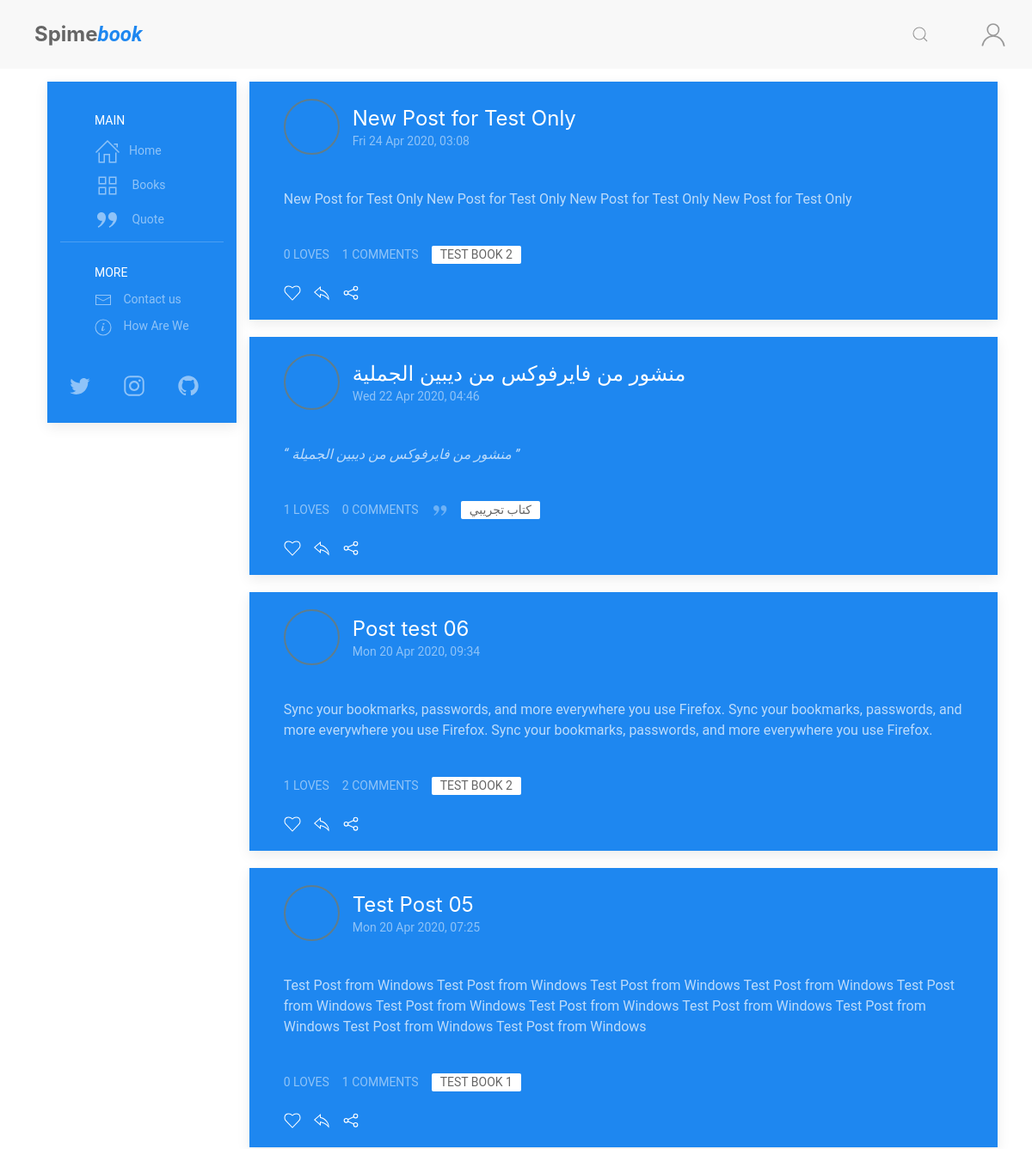
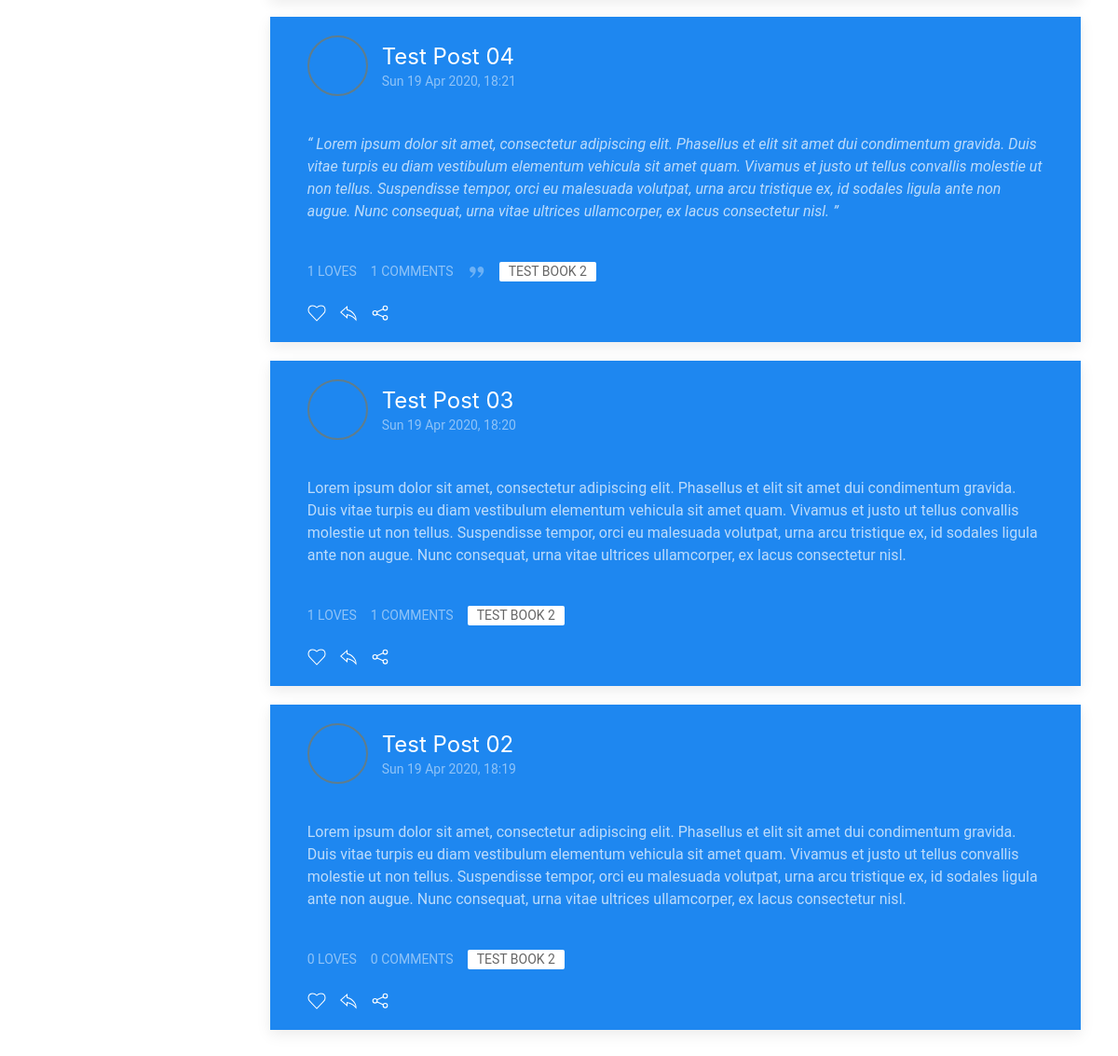
The app's page /, older data (2 pictures, top to bottom).
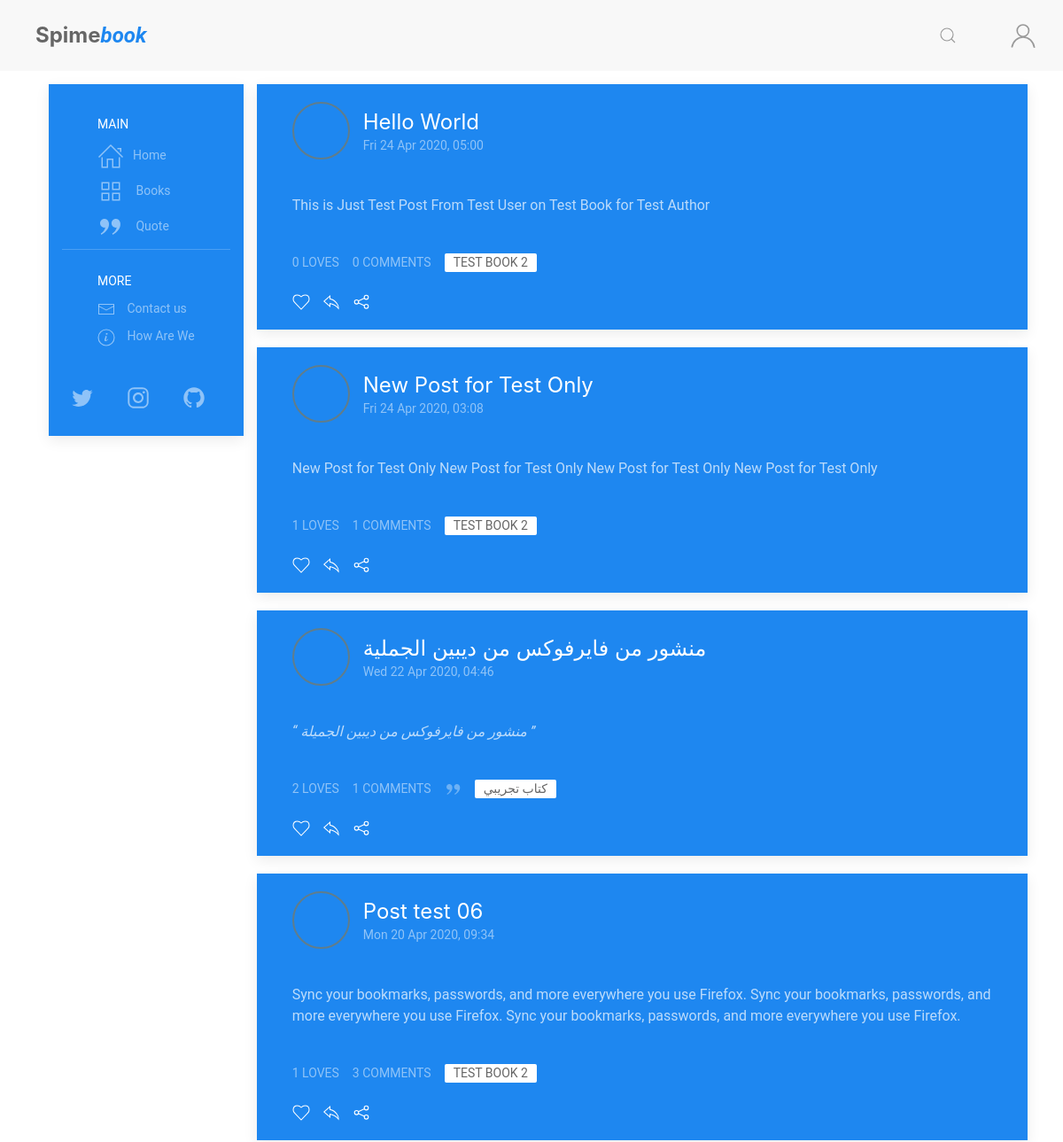
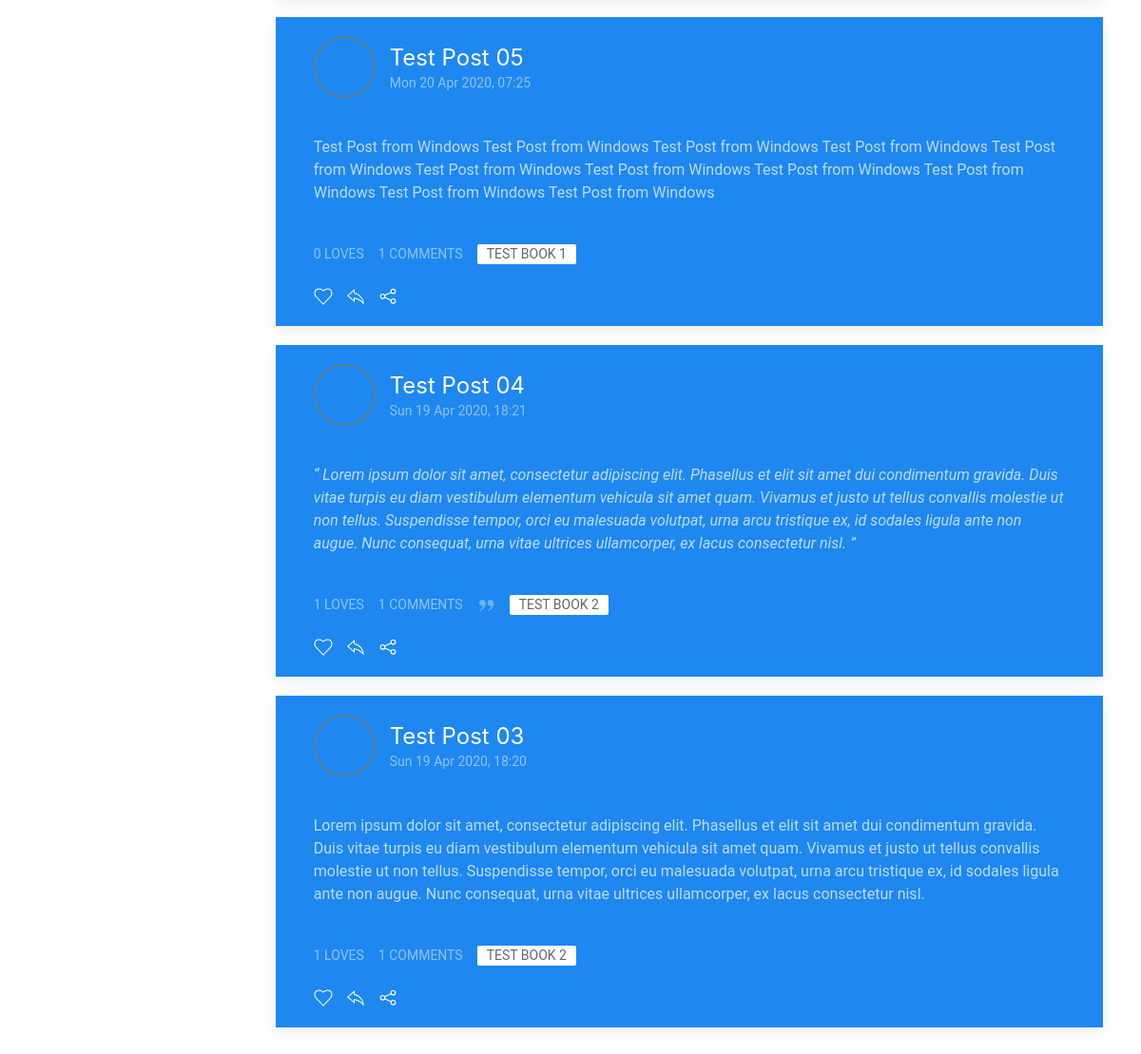
The same page, newer data (2 pictures, top to bottom).
### posts/models.py (models this page shows, shortened)
class Post(models.Model):
    POST_TYPE = [
        ('Q', 'Quote'),
        ('R', 'Reviw'),
        ('P', 'Post'),
    ]
    title = models.CharField(max_length=120, default='')
    user = models.ForeignKey(User, on_delete=models.CASCADE)
    post_date = models.DateTimeField(default=timezone.now)
    post_edit_date = models.DateTimeField(auto_now=timezone.now)
    content = models.TextField(default='')
    post_type = models.CharField(
        max_length=1,
        choices=POST_TYPE,
        default='Psot')
    for_book = models.ForeignKey(Book, on_delete=models.CASCADE)
    archived = models.BooleanField(default=False)
    class Meta:
        ordering = ["-post_date"]

class Comment(models.Model):
    user = models.ForeignKey(User, on_delete=models.CASCADE)
    comment = models.CharField(max_length=300)
    comment_date = models.DateTimeField(auto_now_add=True)
    post = models.ForeignKey(
        Post, on_delete=models.CASCADE, related_name='comments')

### books/models.py (models this page shows, shortened)
class Book(models.Model):
    book_type = [
        ('Book', 'Book'),
        ('Novel', 'Novel')
    ]
    title = models.CharField(max_length=255)
    book_image = models.ImageField(
        upload_to='books/cover/', default='book.jpg')
    author = models.ForeignKey(Author, on_delete=models.CASCADE)
    publish_date = models.DateField(default=timezone.now)
    genres = models.ManyToManyField(Genres, related_name='genres')
    book_Bio = models.TextField(default='')
    book_or_Novel = models.CharField(
        max_length=5, choices=book_type, default='Book')
    def __str__(self):
        return self.title

### posts/views.py (the view)
# urls.py: path('', views.blog, name='blog-home')
def home(request):
    comment_form = AddCommentForm()
    all_posts = Post.objects.filter(archived=False)
    page = request.GET.get('page', 1)
    paginator = Paginator(all_posts, 7)
    try:
        posts = paginator.page(page)
    except PageNotAnInteger:
        posts = paginator.page(1)
    except EmptyPage:
        posts = paginator.page(paginator.num_pages)
    context = {
        'title': 'Spimebook, a site for readers',
        'posts': posts,
        'comment_form': comment_form,
    }
    return render(request, 'posts/index.html', context)

### posts/templatetags/posts_extra.py (called while the page is built)
@register.inclusion_tag('posts/costumtags/reaction_bar.html')
def reaction_bar(post_id, user):
    target_post = Post.objects.get(id=post_id)
    comment_form = AddCommentForm()
    context = {
        'user': user,
        'post': target_post,
        'comment': target_post,
        'comment_form': comment_form,
    }
    return context

@register.inclusion_tag('posts/costumtags/post_container.html')
def post(post, user):
    context = {
        'user': user,
        'post': post
    }
    return context

@register.inclusion_tag('posts/costumtags/infinite_scroll_js.html')
def infinite_scroll_js():
    context = {
    }
    return context

### posts/templates/posts/index.html (shortened to what this page needs)
{% extends "posts/base.html" %}
{% load static %}
{% load posts_extra %}
{% block content %}
<div class="article-feed">
    {% for post in posts %}
    {% post post user %}
    {% endfor %}
</div>
{% endblock content %}

### posts/templates/posts/costumtags/post_container.html
{% load posts_extra %}
<div class="article">
    <div class="uk-card uk-card-primary uk-margin uk-width-1-1">
        <div class="uk-card-header">
            <div class="uk-grid-small uk-flex-middle" uk-grid>
                <div class="uk-width-auto">
                    <a href="{% url 'user-profile' post.user %}">
                        <img data-src="{{post.user.profile.picture.url}}" class="uk-border-circle avatat-img" width="50"
                            height="50" alt="{{post.user}}" uk-img>
                    </a>
                </div>
                <div class="uk-width-expand">
                    <a href="{% url 'post' post.id %}">
                        <h3 class="uk-card-title uk-margin-remove-bottom">{{post.title}}</h3>
                    </a>
                    <p class="uk-text-meta uk-margin-remove-top">
                        <time>{{post.post_date|date:"D d M Y, H:i"}}</time>
                    </p>
                </div>
            </div>
        </div>
        <div class="uk-card-body uk-padding uk-padding-remove-vertical uk-margin">
            {% if post.post_type == "Q" %}
            <q>
                {{ post.content }}
            </q> {% else %}
            <p>
                {{ post.content }}
            </p>
            {% endif %}
        </div>
        <div class="uk-card-footer">
            {% reaction_bar post.id user %}
        </div>
    </div>
</div>

### posts/templates/posts/costumtags/reaction_bar.html (shortened to what this page needs)
<div class="uk-flex uk-grid-small" uk-grid>
    <div class="uk-flex uk-grid-small" uk-grid>
        <div>
            <span class="uk-button uk-button-text uk-text-meta">{{post.loves.count}} loves</span>
        </div>
        <div class="uk-margin-small-bottom">
            <a href="#post-comment-{{post.id}}" class="uk-button uk-button-text uk-text-meta"
                uk-toggle>{{post.comments.all|length}} Comments</a>
        </div>
    </div>
    <div class="tags uk-margin-bottom ">
        {% if post.post_type == "Q" %}
        <span class="uk-icon uk-margin-small-right" uk-icon="quote-right"></span>
        {% endif %}
        <a href="{% url 'book' post.for_book.id %}" class="uk-label">{{ post.for_book }}</a>
    </div>
</div>
<div class="reaction">
    {% if user.is_authenticated %}
    <span>
        <a class="uk-icon uk-margin-small-right" id="love-post" data-post="{% url 'love' post.id %}"
            uk-icon="icon: heart"></a>
    </span>
    <span>
        <a href="#" class="uk-icon uk-margin-small-right" uk-icon="icon: reply"
            uk-toggle="target: #add-reply-{{post.id}}; animation: uk-animation-slide-top-small" type="button"></a>
    </span>
    {% else %}
    <span uk-tooltip="Log In First">
        <a class="uk-icon uk-margin-small-right" uk-icon="icon: heart"></a>
    </span>
    <span uk-tooltip="Log In First">
        <a class="uk-icon uk-margin-small-right" uk-icon="icon: reply" type="button"></a>
    </span>
    {% endif %}
    <span>
        <a href="#share-modal" class="uk-icon uk-margin-small-right" uk-icon="icon: social" uk-toggle></a>
    </span>
</div>

Row changes from the older to the newer data that the page shows:
no longer on this page (row unchanged): Post: title "Test Post 02", post_date "Sun 19 Apr 2020, 18:19", content "Lorem ipsum dolor sit amet, consectetur adipiscing elit. Phasellus et elit sit amet dui condimentum gravida. Duis vitae turpis eu diam vestibulum elementum vehicula sit amet quam. Vivamus et justo ut tellus convallis molestie ut non tellus. Suspendisse tempor, orci eu malesuada volutpat, urna arcu tristique ex, id sodales ligula ante non augue. Nunc consequat, urna vitae ultrices ullamcorper, ex lacus consectetur nisl.", loves.count "0", comments.all|length "0", for_book "TEST BOOK 2"
added Post: title "Hello World", post_date "Fri 24 Apr 2020, 05:00", content "This is Just Test Post From Test User on Test Book for Test Author", loves.count "0", comments.all|length "0", for_book "TEST BOOK 2"
computed for Post "New Post for Test Only": loves.count "0" → "1"
computed for Post "منشور من فايرفوكس من ديبين الجملية": loves.count "1" → "2"; comments.all|length "0" → "1"
computed for Post "Post test 06": comments.all|length "2" → "3"
